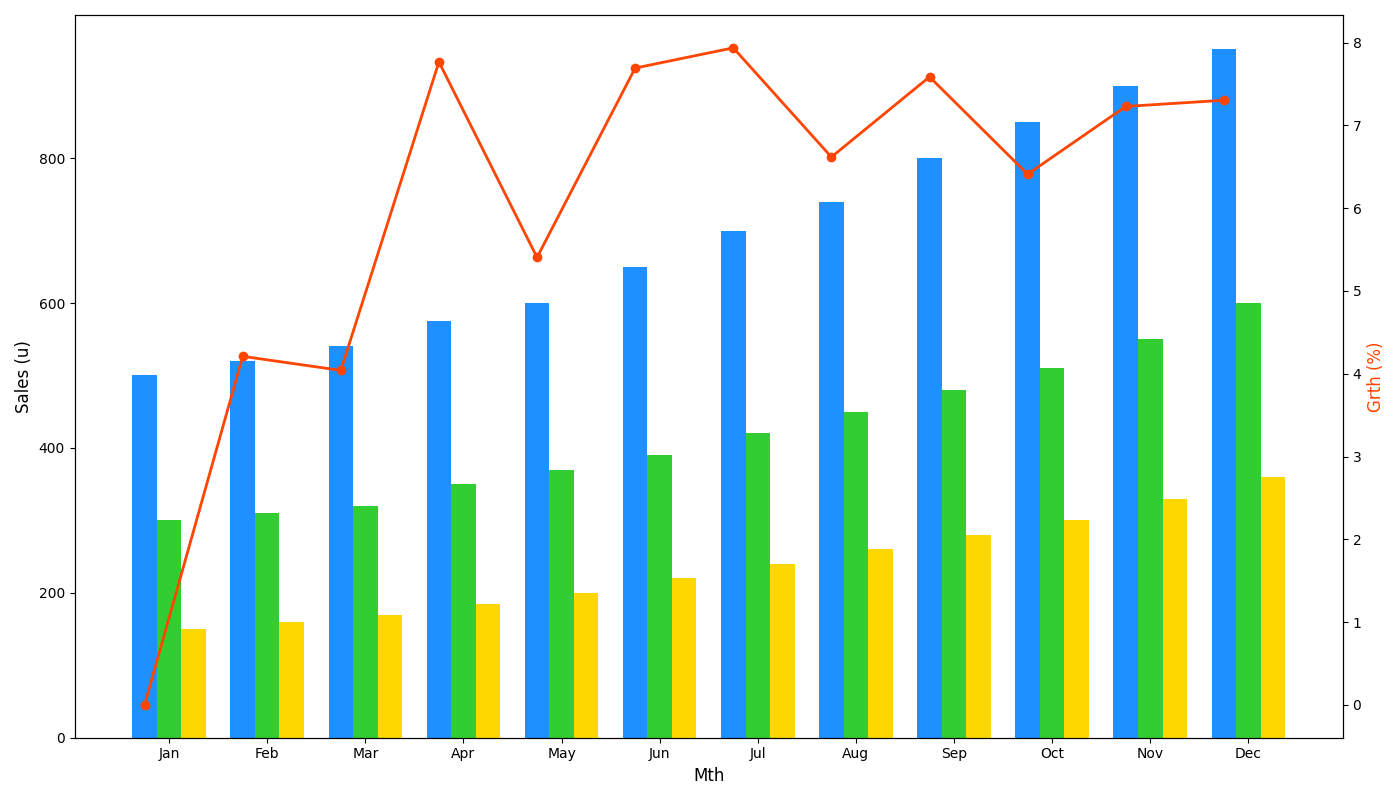

This chart was generated by the following Python code:
import matplotlib.pyplot as plt
import numpy as np

# Months
months = ["Jan", "Feb", "Mar", "Apr", "May", "Jun", "Jul", "Aug", "Sep", "Oct", "Nov", "Dec"]

# Sales data for store types
supermarket_sales = [500, 520, 540, 575, 600, 650, 700, 740, 800, 850, 900, 950]
convenience_sales = [300, 310, 320, 350, 370, 390, 420, 450, 480, 510, 550, 600]
online_sales = [150, 160, 170, 185, 200, 220, 240, 260, 280, 300, 330, 360]

# Overall sales data by summing up supermarket, convenience, and online store types
total_sales = np.array(supermarket_sales) + np.array(convenience_sales) + np.array(online_sales)

# Calculate month-over-month growth rate
growth_rate = np.diff(total_sales) / total_sales[:-1] * 100
growth_rate = np.insert(growth_rate, 0, 0)

# Bar positions
bar_width = 0.25
r1 = np.arange(len(months))
r2 = [x + bar_width for x in r1]
r3 = [x + bar_width for x in r2]

# Plot setup
fig, ax1 = plt.subplots(figsize=(14, 8))

# Grouped bar chart
ax1.bar(r1, supermarket_sales, color='#1E90FF', width=bar_width)  # DodgerBlue
ax1.bar(r2, convenience_sales, color='#32CD32', width=bar_width)  # LimeGreen
ax1.bar(r3, online_sales, color='#FFD700', width=bar_width)       # Gold

# Growth rate line
ax2 = ax1.twinx()
ax2.plot(months, growth_rate, color='#FF4500', marker='o', linewidth=2)  # OrangeRed

# Labels
ax1.set_xlabel("Mth", fontsize=12)
ax1.set_ylabel("Sales (u)", fontsize=12)
ax2.set_ylabel("Grth (%)", fontsize=12, color='#FF4500')

# Set ticks
ax1.set_xticks([r + bar_width for r in range(len(months))])
ax1.set_xticklabels(months)

# Layout
fig.tight_layout()

# Display
plt.show()
